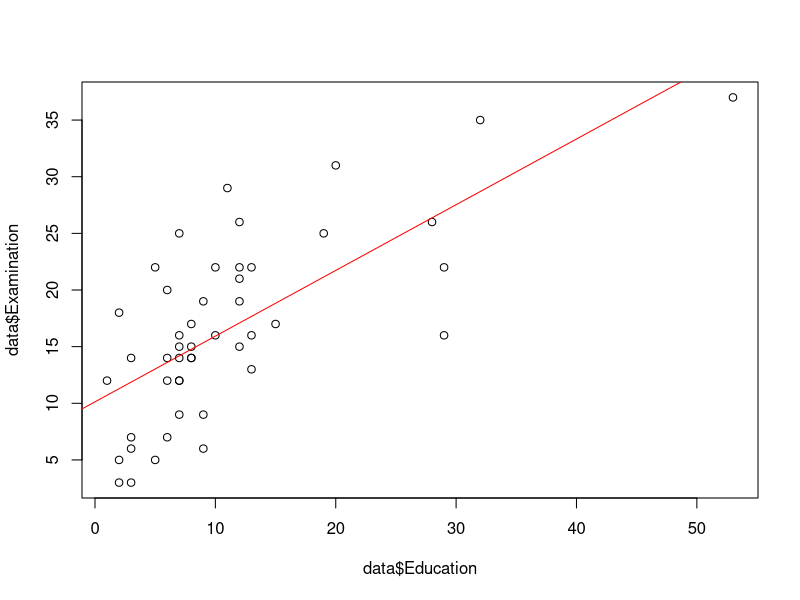
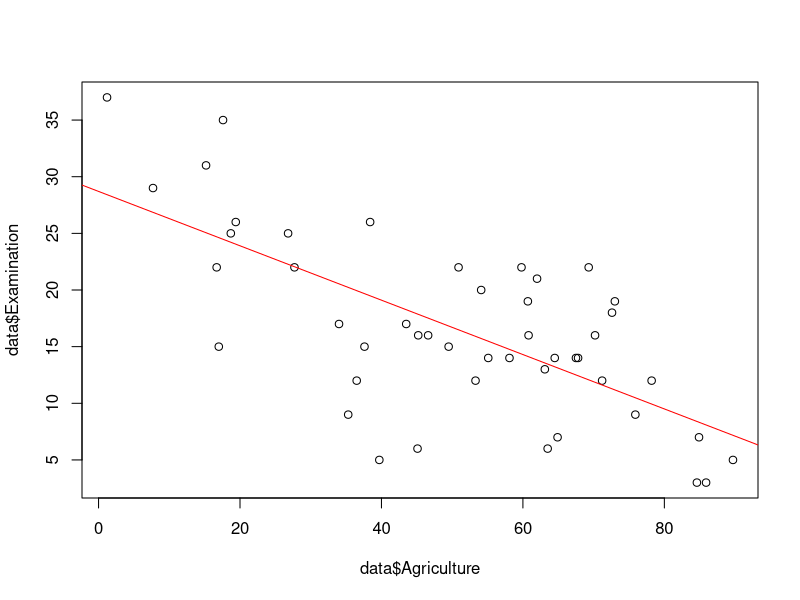

Source code (R) for these figures, in order:
library("lmtest")

data = swiss

data

#Задание 1

#Вычисление среднего значения для Examination, Education, Agriculture
mean(data$Examination)
mean(data$Education)
mean(data$Agriculture)

#Вычисление дисперсии для Examination, Education, Agriculture
var(data$Examination)
var(data$Education)
var(data$Agriculture)

#вычисление СКО для Examination, Education, Agriculture
sqrt(var(data$Examination))
sqrt(var(data$Education))
sqrt(var(data$Agriculture))

#Задание 2
 
#Построение зависимости вида y = a*x + b, где у - Examination (объясняемая переменная), х - Education (регрессор)
model1 = lm(Examination~Education, data)
model1 

plot(data$Examination~data$Education) + abline(a = 10.13, b = 0.58, col = "red")

#Построение зависимости вида y = a*x + b, где у - Examination, х - Agriculture
model2 = lm(Examination~Agriculture, data)
model2 

plot(data$Examination~data$Agriculture) + abline(a = 28.7, b = -0.24, col = "red")

#Задание 3

#Оценка моделей по коэффициенту детерминации R^2

summary(model1)
summary(model2)
#Коэффициент детерминации в model1 R^2 = 48.8%, а в model2 R^2 = 47.1%.
#А значит модели относительно неплохи и зависимости имеются.
#Поскольку коэффициент не очень высок в обоих случаях, 
#необходимо добавлять дополнительные параметры для полного описания процесса.


#Задание 4 
#Значимость регрессора и в model1, и в model2 <0.001, поэтому взаимосвязь сильная.


